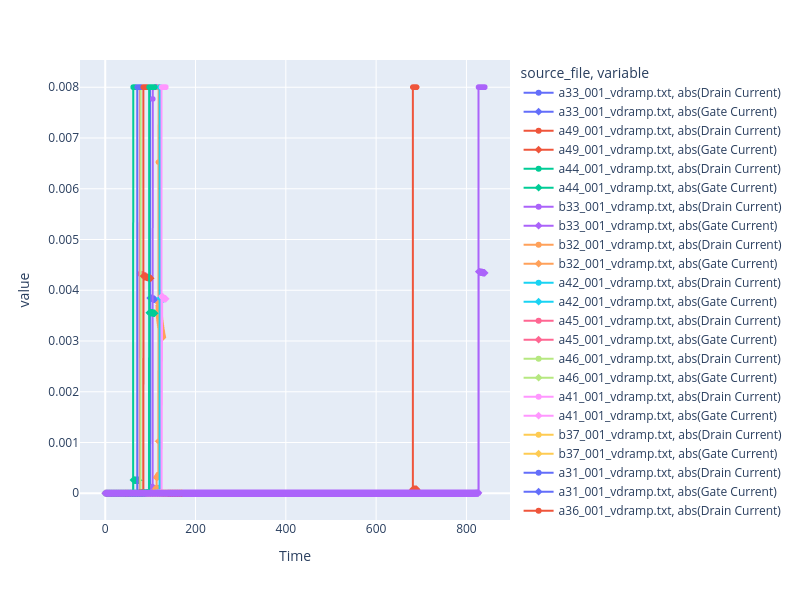

Source (notebook cell):
### Markdown cell above
## Sternberg Data

### Code cell
## Sternberg Data

# Ignore some of the file containing certain keywords, and plot the rest. For example, if the file name contains "_vdramp", we can assume it's Sternberg data and plot it separately.
ignore_keywords = ["dummy", "friday"]  # Add more keywords as needed

sternberg_df = df[df["source_file"].str.contains("_vdramp", case=False, na=False)]

x_col = "Time"
# sort by column x_col
sternberg_df = sternberg_df.sort_values(by=x_col)

if sternberg_df.empty:
    print("No Sternberg data found in the DataFrame.")
else:
    fig_sternberg = px.line(
        sternberg_df,
        x=x_col,
        y=["abs(Drain Current)", "abs(Gate Current)"],
        color="source_file",
        markers=True,
        symbol="variable",
        hover_data=["Time", "Drain Voltage", "Fluence", "Flux"],
    )

    fig_sternberg.update_layout(
        width=800,
        height=600,
        yaxis_type="linear",  # Logarithmic scale for current to better visualize low currents
    )
    fig_sternberg.show()

### Figure 1 — Plotly figure (JSON) as saved in the notebook; plotly's stock layout.template omitted (floating-point values rounded to 4 significant figures; data arrays with more than 128 entries replaced by an {"elided": "..."} marker saying what was removed)
{"data": [{"customdata": {"elided": "195x3 float values"}, "hovertemplate": "source_file=a33_001_vdramp.txt<br>variable=abs(Drain Current)<br>Time=%{x}<br>value=%{y}<br>Drain Voltage=%{customdata[0]}<br>Fluence=%{customdata[1]}<br>Flux=%{customdata[2]}<extra></extra>", "legendgroup": "a33_001_vdramp.txt, abs(Drain Current)", "line": {"color": "#636efa", "dash": "solid"}, "marker": {"symbol": "circle"}, "mode": "lines+markers", "name": "a33_001_vdramp.txt, abs(Drain Current)", "showlegend": true, "type": "scattergl", "x": {"elided": "195 float values"}, "xaxis": "x", "y": {"elided": "195 float values"}, "yaxis": "y"}, {"customdata": {"elided": "195x3 float values"}, "hovertemplate": "source_file=a33_001_vdramp.txt<br>variable=abs(Gate Current)<br>Time=%{x}<br>value=%{y}<br>Drain Voltage=%{customdata[0]}<br>Fluence=%{customdata[1]}<br>Flux=%{customdata[2]}<extra></extra>", "legendgroup": "a33_001_vdramp.txt, abs(Gate Current)", "line": {"color": "#636efa", "dash": "solid"}, "marker": {"symbol": "diamond"}, "mode": "lines+markers", "name": "a33_001_vdramp.txt, abs(Gate Current)", "showlegend": true, "type": "scattergl", "x": {"elided": "195 float values"}, "xaxis": "x", "y": {"elided": "195 float values"}, "yaxis": "y"}, {"customdata": {"elided": "3193x3 float values"}, "hovertemplate": "source_file=a49_001_vdramp.txt<br>variable=abs(Drain Current)<br>Time=%{x}<br>value=%{y}<br>Drain Voltage=%{customdata[0]}<br>Fluence=%{customdata[1]}<br>Flux=%{customdata[2]}<extra></extra>", "legendgroup": "a49_001_vdramp.txt, abs(Drain Current)", "line": {"color": "#EF553B", "dash": "solid"}, "marker": {"symbol": "circle"}, "mode": "lines+markers", "name": "a49_001_vdramp.txt, abs(Drain Current)", "showlegend": true, "type": "scattergl", "x": {"elided": "3193 float values"}, "xaxis": "x", "y": {"elided": "3193 float values"}, "yaxis": "y"}, {"customdata": {"elided": "3193x3 float values"}, "hovertemplate": "source_file=a49_001_vdramp.txt<br>variable=abs(Gate Current)<br>Time=%{x}<br>value=%{y}<br>Drain Voltage=%{customdata[0]}<br>Fluence=%{customdata[1]}<br>Flux=%{customdata[2]}<extra></extra>", "legendgroup": "a49_001_vdramp.txt, abs(Gate Current)", "line": {"color": "#EF553B", "dash": "solid"}, "marker": {"symbol": "diamond"}, "mode": "lines+markers", "name": "a49_001_vdramp.txt, abs(Gate Current)", "showlegend": true, "type": "scattergl", "x": {"elided": "3193 float values"}, "xaxis": "x", "y": {"elided": "3193 float values"}, "yaxis": "y"}, {"customdata": {"elided": "147x3 float values"}, "hovertemplate": "source_file=a44_001_vdramp.txt<br>variable=abs(Drain Current)<br>Time=%{x}<br>value=%{y}<br>Drain Voltage=%{customdata[0]}<br>Fluence=%{customdata[1]}<br>Flux=%{customdata[2]}<extra></extra>", "legendgroup": "a44_001_vdramp.txt, abs(Drain Current)", "line": {"color": "#00cc96", "dash": "solid"}, "marker": {"symbol": "circle"}, "mode": "lines+markers", "name": "a44_001_vdramp.txt, abs(Drain Current)", "showlegend": true, "type": "scattergl", "x": {"elided": "147 float values"}, "xaxis": "x", "y": {"elided": "147 float values"}, "yaxis": "y"}, {"customdata": {"elided": "147x3 float values"}, "hovertemplate": "source_file=a44_001_vdramp.txt<br>variable=abs(Gate Current)<br>Time=%{x}<br>value=%{y}<br>Drain Voltage=%{customdata[0]}<br>Fluence=%{customdata[1]}<br>Flux=%{customdata[2]}<extra></extra>", "legendgroup": "a44_001_vdramp.txt, abs(Gate Current)", "line": {"color": "#00cc96", "dash": "solid"}, "marker": {"symbol": "diamond"}, "mode": "lines+markers", "name": "a44_001_vdramp.txt, abs(Gate Current)", "showlegend": true, "type": "scattergl", "x": {"elided": "147 float values"}, "xaxis": "x", "y": {"elided": "147 float values"}, "yaxis": "y"}, {"customdata": {"elided": "325x3 float values"}, "hovertemplate": "source_file=b33_001_vdramp.txt<br>variable=abs(Drain Current)<br>Time=%{x}<br>value=%{y}<br>Drain Voltage=%{customdata[0]}<br>Fluence=%{customdata[1]}<br>Flux=%{customdata[2]}<extra></extra>", "legendgroup": "b33_001_vdramp.txt, abs(Drain Current)", "line": {"color": "#ab63fa", "dash": "solid"}, "marker": {"symbol": "circle"}, "mode": "lines+markers", "name": "b33_001_vdramp.txt, abs(Drain Current)", "showlegend": true, "type": "scattergl", "x": {"elided": "325 float values"}, "xaxis": "x", "y": {"elided": "325 float values"}, "yaxis": "y"}, {"customdata": {"elided": "325x3 float values"}, "hovertemplate": "source_file=b33_001_vdramp.txt<br>variable=abs(Gate Current)<br>Time=%{x}<br>value=%{y}<br>Drain Voltage=%{customdata[0]}<br>Fluence=%{customdata[1]}<br>Flux=%{customdata[2]}<extra></extra>", "legendgroup": "b33_001_vdramp.txt, abs(Gate Current)", "line": {"color": "#ab63fa", "dash": "solid"}, "marker": {"symbol": "diamond"}, "mode": "lines+markers", "name": "b33_001_vdramp.txt, abs(Gate Current)", "showlegend": true, "type": "scattergl", "x": {"elided": "325 float values"}, "xaxis": "x", "y": {"elided": "325 float values"}, "yaxis": "y"}, {"customdata": {"elided": "337x3 float values"}, "hovertemplate": "source_file=b32_001_vdramp.txt<br>variable=abs(Drain Current)<br>Time=%{x}<br>value=%{y}<br>Drain Voltage=%{customdata[0]}<br>Fluence=%{customdata[1]}<br>Flux=%{customdata[2]}<extra></extra>", "legendgroup": "b32_001_vdramp.txt, abs(Drain Current)", "line": {"color": "#FFA15A", "dash": "solid"}, "marker": {"symbol": "circle"}, "mode": "lines+markers", "name": "b32_001_vdramp.txt, abs(Drain Current)", "showlegend": true, "type": "scattergl", "x": {"elided": "337 float values"}, "xaxis": "x", "y": {"elided": "337 float values"}, "yaxis": "y"}, {"customdata": {"elided": "337x3 float values"}, "hovertemplate": "source_file=b32_001_vdramp.txt<br>variable=abs(Gate Current)<br>Time=%{x}<br>value=%{y}<br>Drain Voltage=%{customdata[0]}<br>Fluence=%{customdata[1]}<br>Flux=%{customdata[2]}<extra></extra>", "legendgroup": "b32_001_vdramp.txt, abs(Gate Current)", "line": {"color": "#FFA15A", "dash": "solid"}, "marker": {"symbol": "diamond"}, "mode": "lines+markers", "name": "b32_001_vdramp.txt, abs(Gate Current)", "showlegend": true, "type": "scattergl", "x": {"elided": "337 float values"}, "xaxis": "x", "y": {"elided": "337 float values"}, "yaxis": "y"}, {"customdata": {"elided": "355x3 float values"}, "hovertemplate": "source_file=a42_001_vdramp.txt<br>variable=abs(Drain Current)<br>Time=%{x}<br>value=%{y}<br>Drain Voltage=%{customdata[0]}<br>Fluence=%{customdata[1]}<br>Flux=%{customdata[2]}<extra></extra>", "legendgroup": "a42_001_vdramp.txt, abs(Drain Current)", "line": {"color": "#19d3f3", "dash": "solid"}, "marker": {"symbol": "circle"}, "mode": "lines+markers", "name": "a42_001_vdramp.txt, abs(Drain Current)", "showlegend": true, "type": "scattergl", "x": {"elided": "355 float values"}, "xaxis": "x", "y": {"elided": "355 float values"}, "yaxis": "y"}, {"customdata": {"elided": "355x3 float values"}, "hovertemplate": "source_file=a42_001_vdramp.txt<br>variable=abs(Gate Current)<br>Time=%{x}<br>value=%{y}<br>Drain Voltage=%{customdata[0]}<br>Fluence=%{customdata[1]}<br>Flux=%{customdata[2]}<extra></extra>", "legendgroup": "a42_001_vdramp.txt, abs(Gate Current)", "line": {"color": "#19d3f3", "dash": "solid"}, "marker": {"symbol": "diamond"}, "mode": "lines+markers", "name": "a42_001_vdramp.txt, abs(Gate Current)", "showlegend": true, "type": "scattergl", "x": {"elided": "355 float values"}, "xaxis": "x", "y": {"elided": "355 float values"}, "yaxis": "y"}, {"customdata": {"elided": "260x3 float values"}, "hovertemplate": "source_file=a45_001_vdramp.txt<br>variable=abs(Drain Current)<br>Time=%{x}<br>value=%{y}<br>Drain Voltage=%{customdata[0]}<br>Fluence=%{customdata[1]}<br>Flux=%{customdata[2]}<extra></extra>", "legendgroup": "a45_001_vdramp.txt, abs(Drain Current)", "line": {"color": "#FF6692", "dash": "solid"}, "marker": {"symbol": "circle"}, "mode": "lines+markers", "name": "a45_001_vdramp.txt, abs(Drain Current)", "showlegend": true, "type": "scattergl", "x": {"elided": "260 float values"}, "xaxis": "x", "y": {"elided": "260 float values"}, "yaxis": "y"}, {"customdata": {"elided": "260x3 float values"}, "hovertemplate": "source_file=a45_001_vdramp.txt<br>variable=abs(Gate Current)<br>Time=%{x}<br>value=%{y}<br>Drain Voltage=%{customdata[0]}<br>Fluence=%{customdata[1]}<br>Flux=%{customdata[2]}<extra></extra>", "legendgroup": "a45_001_vdramp.txt, abs(Gate Current)", "line": {"color": "#FF6692", "dash": "solid"}, "marker": {"symbol": "diamond"}, "mode": "lines+markers", "name": "a45_001_vdramp.txt, abs(Gate Current)", "showlegend": true, "type": "scattergl", "x": {"elided": "260 float values"}, "xaxis": "x", "y": {"elided": "260 float values"}, "yaxis": "y"}, {"customdata": {"elided": "247x3 float values"}, "hovertemplate": "source_file=a46_001_vdramp.txt<br>variable=abs(Drain Current)<br>Time=%{x}<br>value=%{y}<br>Drain Voltage=%{customdata[0]}<br>Fluence=%{customdata[1]}<br>Flux=%{customdata[2]}<extra></extra>", "legendgroup": "a46_001_vdramp.txt, abs(Drain Current)", "line": {"color": "#B6E880", "dash": "solid"}, "marker": {"symbol": "circle"}, "mode": "lines+markers", "name": "a46_001_vdramp.txt, abs(Drain Current)", "showlegend": true, "type": "scattergl", "x": {"elided": "247 float values"}, "xaxis": "x", "y": {"elided": "247 float values"}, "yaxis": "y"}, {"customdata": {"elided": "247x3 float values"}, "hovertemplate": "source_file=a46_001_vdramp.txt<br>variable=abs(Gate Current)<br>Time=%{x}<br>value=%{y}<br>Drain Voltage=%{customdata[0]}<br>Fluence=%{customdata[1]}<br>Flux=%{customdata[2]}<extra></extra>", "legendgroup": "a46_001_vdramp.txt, abs(Gate Current)", "line": {"color": "#B6E880", "dash": "solid"}, "marker": {"symbol": "diamond"}, "mode": "lines+markers", "name": "a46_001_vdramp.txt, abs(Gate Current)", "showlegend": true, "type": "scattergl", "x": {"elided": "247 float values"}, "xaxis": "x", "y": {"elided": "247 float values"}, "yaxis": "y"}, {"customdata": {"elided": "368x3 float values"}, "hovertemplate": "source_file=a41_001_vdramp.txt<br>variable=abs(Drain Current)<br>Time=%{x}<br>value=%{y}<br>Drain Voltage=%{customdata[0]}<br>Fluence=%{customdata[1]}<br>Flux=%{customdata[2]}<extra></extra>", "legendgroup": "a41_001_vdramp.txt, abs(Drain Current)", "line": {"color": "#FF97FF", "dash": "solid"}, "marker": {"symbol": "circle"}, "mode": "lines+markers", "name": "a41_001_vdramp.txt, abs(Drain Current)", "showlegend": true, "type": "scattergl", "x": {"elided": "368 float values"}, "xaxis": "x", "y": {"elided": "368 float values"}, "yaxis": "y"}, {"customdata": {"elided": "368x3 float values"}, "hovertemplate": "source_file=a41_001_vdramp.txt<br>variable=abs(Gate Current)<br>Time=%{x}<br>value=%{y}<br>Drain Voltage=%{customdata[0]}<br>Fluence=%{customdata[1]}<br>Flux=%{customdata[2]}<extra></extra>", "legendgroup": "a41_001_vdramp.txt, abs(Gate Current)", "line": {"color": "#FF97FF", "dash": "solid"}, "marker": {"symbol": "diamond"}, "mode": "lines+markers", "name": "a41_001_vdramp.txt, abs(Gate Current)", "showlegend": true, "type": "scattergl", "x": {"elided": "368 float values"}, "xaxis": "x", "y": {"elided": "368 float values"}, "yaxis": "y"}, {"customdata": {"elided": "98x3 float values"}, "hovertemplate": "source_file=b37_001_vdramp.txt<br>variable=abs(Drain Current)<br>Time=%{x}<br>value=%{y}<br>Drain Voltage=%{customdata[0]}<br>Fluence=%{customdata[1]}<br>Flux=%{customdata[2]}<extra></extra>", "legendgroup": "b37_001_vdramp.txt, abs(Drain Current)", "line": {"color": "#FECB52", "dash": "solid"}, "marker": {"symbol": "circle"}, "mode": "lines+markers", "name": "b37_001_vdramp.txt, abs(Drain Current)", "showlegend": true, "type": "scattergl", "x": [0.01686, 2.515, 3.917, 5.317, 6.717, 8.118, 9.518, 10.92, 12.32, 13.72, 15.12, 16.56, 17.96, 19.36, 20.76, 22.16, 23.56, 24.96, 26.36, 27.76, 29.17, 30.57, 31.97, 33.42, 34.82, 36.23, 37.63, 39.03, 40.43, 41.84, 43.24, 44.64, 46.04, 47.45, 48.85, 50.3, 51.7, 53.11, 54.51, 55.92, 57.31, 58.72, 60.12, 61.53, 62.93, 64.34, 65.75, 67.19, 68.6, 70.0, 71.4, 72.81, 74.2, 75.61, 77.01, 78.42, 79.82, 81.23, 82.63, 84.08, 85.48, 86.89, 88.29, 89.7, 91.11, 92.51, 93.92, 95.32, 96.72, 98.13, 99.53, 101.0, 102.4, 103.8, 105.2, 106.6, 108.0, 109.4, 110.8, 112.2, 113.6, 115.0, 116.4, 117.9, 119.3, 120.7, 122.1, 123.5, 124.9, 126.3, 127.7, 129.1, 130.5, 131.9, 133.3, 134.8, 136.2, 137.6], "xaxis": "x", "y": [3.369e-12, 2.043e-12, 1.64e-11, 8.342e-12, 2.295e-11, 1.528e-11, 6.412e-12, 1.381e-11, 1.657e-11, 1.538e-13, 6.551e-11, 2.706e-12, 3.323e-11, 2.597e-11, 3.824e-11, 2.473e-11, 7.158e-12, 5.399e-11, 2.456e-11, 4.628e-11, 2.552e-09, 2.186e-09, 1.677e-09, 2.419e-09, 1.512e-09, 1.979e-09, 2.156e-09, 1.843e-09, 1.539e-09, 2.157e-09, 2.508e-09, 1.912e-09, 1.827e-09, 1.951e-09, 7.732e-10, 1.515e-09, 1.911e-09, 1.636e-09, 1.38e-09, 1.866e-09, 2.007e-09, 1.36e-09, 1.775e-09, 1.11e-09, 1.259e-09, 1.807e-09, 9.826e-10, 9.255e-10, 1.138e-09, 1.039e-09, 1.283e-09, 1.993e-09, 2e-09, 1.309e-09, 1.851e-09, 1.221e-09, 7.6e-10, 9.179e-10, 1.86e-09, 1.277e-09, 1.093e-09, 1.134e-09, 9.719e-10, 9.645e-10, 2.657e-10, 4.098e-10, 1.455e-09, 3.087e-10, 1.266e-09, 1.456e-09, 1.27e-09, 4.364e-10, 1.741e-09, 7.473e-10, 5.594e-10, 9.85e-10, 4.596e-10, 1.614e-09, 7.165e-13, 1.355e-09, 4.546e-10, 9.711e-10, 8.281e-10, 5.871e-10, 1.147e-09, 5.237e-10, 1.354e-09, 3.971e-10, 1.051e-09, 8.006e-10, 1.345e-09, 3.686e-10, 9.425e-10, 5.84e-10, 7.283e-10, 9.293e-10, 4.574e-10, 2.141e-10], "yaxis": "y"}, {"customdata": {"elided": "98x3 float values"}, "hovertemplate": "source_file=b37_001_vdramp.txt<br>variable=abs(Gate Current)<br>Time=%{x}<br>value=%{y}<br>Drain Voltage=%{customdata[0]}<br>Fluence=%{customdata[1]}<br>Flux=%{customdata[2]}<extra></extra>", "legendgroup": "b37_001_vdramp.txt, abs(Gate Current)", "line": {"color": "#FECB52", "dash": "solid"}, "marker": {"symbol": "diamond"}, "mode": "lines+markers", "name": "b37_001_vdramp.txt, abs(Gate Current)", "showlegend": true, "type": "scattergl", "x": [0.01686, 2.515, 3.917, 5.317, 6.717, 8.118, 9.518, 10.92, 12.32, 13.72, 15.12, 16.56, 17.96, 19.36, 20.76, 22.16, 23.56, 24.96, 26.36, 27.76, 29.17, 30.57, 31.97, 33.42, 34.82, 36.23, 37.63, 39.03, 40.43, 41.84, 43.24, 44.64, 46.04, 47.45, 48.85, 50.3, 51.7, 53.11, 54.51, 55.92, 57.31, 58.72, 60.12, 61.53, 62.93, 64.34, 65.75, 67.19, 68.6, 70.0, 71.4, 72.81, 74.2, 75.61, 77.01, 78.42, 79.82, 81.23, 82.63, 84.08, 85.48, 86.89, 88.29, 89.7, 91.11, 92.51, 93.92, 95.32, 96.72, 98.13, 99.53, 101.0, 102.4, 103.8, 105.2, 106.6, 108.0, 109.4, 110.8, 112.2, 113.6, 115.0, 116.4, 117.9, 119.3, 120.7, 122.1, 123.5, 124.9, 126.3, 127.7, 129.1, 130.5, 131.9, 133.3, 134.8, 136.2, 137.6], "xaxis": "x", "y": [4.424e-13, 7.511e-13, 1.746e-12, 3.071e-13, 1.846e-12, 5.017e-13, 2.365e-13, 5.596e-14, 6.711e-15, 6.342e-13, 6.472e-13, 2.558e-13, 3.291e-13, 1.006e-12, 6.475e-13, 7.976e-13, 2.497e-12, 1.783e-13, 1.004e-12, 2.803e-11, 1.267e-11, 8.145e-12, 6.809e-12, 5.465e-12, 5.232e-12, 3.984e-12, 2.883e-12, 2.895e-12, 3.006e-12, 3.785e-12, 2.675e-12, 3.088e-12, 2.616e-12, 3.285e-12, 3.592e-12, 2.584e-12, 1.021e-12, 1.975e-12, 2.391e-12, 2.185e-12, 1.952e-12, 2.082e-12, 2.028e-12, 2.987e-12, 3.316e-12, 3.055e-12, 2.775e-12, 1.931e-12, 1.182e-12, 1.777e-12, 2.075e-12, 1.852e-12, 2.205e-12, 2.117e-12, 2.01e-12, 2.779e-12, 2.905e-12, 1.856e-12, 3.067e-12, 1.728e-12, 1.786e-12, 2.366e-12, 2.261e-12, 2.061e-12, 1.857e-12, 2.823e-12, 2.471e-12, 2.436e-12, 2.245e-12, 1.412e-12, 2.12e-12, 2.933e-12, 2.131e-12, 2.351e-12, 1.904e-12, 1.846e-12, 3.793e-12, 2.616e-12, 2.558e-12, 2.116e-12, 1.543e-12, 1.515e-12, 2.296e-12, 1.866e-12, 2.159e-12, 2.225e-12, 3.085e-12, 2.505e-12, 2.242e-12, 1.938e-12, 1.927e-12, 3.048e-12, 2.14e-12, 1.699e-12, 2.328e-12, 2.661e-12, 3.07e-12, 2.544e-12], "yaxis": "y"}, {"customdata": {"elided": "175x3 float values"}, "hovertemplate": "source_file=a31_001_vdramp.txt<br>variable=abs(Drain Current)<br>Time=%{x}<br>value=%{y}<br>Drain Voltage=%{customdata[0]}<br>Fluence=%{customdata[1]}<br>Flux=%{customdata[2]}<extra></extra>", "legendgroup": "a31_001_vdramp.txt, abs(Drain Current)", "line": {"color": "#636efa", "dash": "solid"}, "marker": {"symbol": "circle"}, "mode": "lines+markers", "name": "a31_001_vdramp.txt, abs(Drain Current)", "showlegend": true, "type": "scattergl", "x": {"elided": "175 float values"}, "xaxis": "x", "y": {"elided": "175 float values"}, "yaxis": "y"}, {"customdata": {"elided": "175x3 float values"}, "hovertemplate": "source_file=a31_001_vdramp.txt<br>variable=abs(Gate Current)<br>Time=%{x}<br>value=%{y}<br>Drain Voltage=%{customdata[0]}<br>Fluence=%{customdata[1]}<br>Flux=%{customdata[2]}<extra></extra>", "legendgroup": "a31_001_vdramp.txt, abs(Gate Current)", "line": {"color": "#636efa", "dash": "solid"}, "marker": {"symbol": "diamond"}, "mode": "lines+markers", "name": "a31_001_vdramp.txt, abs(Gate Current)", "showlegend": true, "type": "scattergl", "x": {"elided": "175 float values"}, "xaxis": "x", "y": {"elided": "175 float values"}, "yaxis": "y"}, {"customdata": {"elided": "323x3 float values"}, "hovertemplate": "source_file=a36_001_vdramp.txt<br>variable=abs(Drain Current)<br>Time=%{x}<br>value=%{y}<br>Drain Voltage=%{customdata[0]}<br>Fluence=%{customdata[1]}<br>Flux=%{customdata[2]}<extra></extra>", "legendgroup": "a36_001_vdramp.txt, abs(Drain Current)", "line": {"color": "#EF553B", "dash": "solid"}, "marker": {"symbol": "circle"}, "mode": "lines+markers", "name": "a36_001_vdramp.txt, abs(Drain Current)", "showlegend": true, "type": "scattergl", "x": {"elided": "323 float values"}, "xaxis": "x", "y": {"elided": "323 float values"}, "yaxis": "y"}, {"customdata": {"elided": "323x3 float values"}, "hovertemplate": "source_file=a36_001_vdramp.txt<br>variable=abs(Gate Current)<br>Time=%{x}<br>value=%{y}<br>Drain Voltage=%{customdata[0]}<br>Fluence=%{customdata[1]}<br>Flux=%{customdata[2]}<extra></extra>", "legendgroup": "a36_001_vdramp.txt, abs(Gate Current)", "line": {"color": "#EF553B", "dash": "solid"}, "marker": {"symbol": "diamond"}, "mode": "lines+markers", "name": "a36_001_vdramp.txt, abs(Gate Current)", "showlegend": true, "type": "scattergl", "x": {"elided": "323 float values"}, "xaxis": "x", "y": {"elided": "323 float values"}, "yaxis": "y"}, {"customdata": {"elided": "326x3 float values"}, "hovertemplate": "source_file=a35_001_vdramp.txt<br>variable=abs(Drain Current)<br>Time=%{x}<br>value=%{y}<br>Drain Voltage=%{customdata[0]}<br>Fluence=%{customdata[1]}<br>Flux=%{customdata[2]}<extra></extra>", "legendgroup": "a35_001_vdramp.txt, abs(Drain Current)", "line": {"color": "#00cc96", "dash": "solid"}, "marker": {"symbol": "circle"}, "mode": "lines+markers", "name": "a35_001_vdramp.txt, abs(Drain Current)", "showlegend": true, "type": "scattergl", "x": {"elided": "326 float values"}, "xaxis": "x", "y": {"elided": "326 float values"}, "yaxis": "y"}, {"customdata": {"elided": "326x3 float values"}, "hovertemplate": "source_file=a35_001_vdramp.txt<br>variable=abs(Gate Current)<br>Time=%{x}<br>value=%{y}<br>Drain Voltage=%{customdata[0]}<br>Fluence=%{customdata[1]}<br>Flux=%{customdata[2]}<extra></extra>", "legendgroup": "a35_001_vdramp.txt, abs(Gate Current)", "line": {"color": "#00cc96", "dash": "solid"}, "marker": {"symbol": "diamond"}, "mode": "lines+markers", "name": "a35_001_vdramp.txt, abs(Gate Current)", "showlegend": true, "type": "scattergl", "x": {"elided": "326 float values"}, "xaxis": "x", "y": {"elided": "326 float values"}, "yaxis": "y"}, {"customdata": {"elided": "3451x3 float values"}, "hovertemplate": "source_file=a47_001_vdramp.txt<br>variable=abs(Drain Current)<br>Time=%{x}<br>value=%{y}<br>Drain Voltage=%{customdata[0]}<br>Fluence=%{customdata[1]}<br>Flux=%{customdata[2]}<extra></extra>", "legendgroup": "a47_001_vdramp.txt, abs(Drain Current)", "line": {"color": "#ab63fa", "dash": "solid"}, "marker": {"symbol": "circle"}, "mode": "lines+markers", "name": "a47_001_vdramp.txt, abs(Drain Current)", "showlegend": true, "type": "scattergl", "x": {"elided": "3451 float values"}, "xaxis": "x", "y": {"elided": "3451 float values"}, "yaxis": "y"}, {"customdata": {"elided": "3451x3 float values"}, "hovertemplate": "source_file=a47_001_vdramp.txt<br>variable=abs(Gate Current)<br>Time=%{x}<br>value=%{y}<br>Drain Voltage=%{customdata[0]}<br>Fluence=%{customdata[1]}<br>Flux=%{customdata[2]}<extra></extra>", "legendgroup": "a47_001_vdramp.txt, abs(Gate Current)", "line": {"color": "#ab63fa", "dash": "solid"}, "marker": {"symbol": "diamond"}, "mode": "lines+markers", "name": "a47_001_vdramp.txt, abs(Gate Current)", "showlegend": true, "type": "scattergl", "x": {"elided": "3451 float values"}, "xaxis": "x", "y": {"elided": "3451 float values"}, "yaxis": "y"}], "layout": {"height": 600, "legend": {"title": {"text": "source_file, variable"}, "tracegroupgap": 0}, "margin": {"t": 60}, "width": 800, "xaxis": {"anchor": "y", "domain": [0, 1], "title": {"text": "Time"}}, "yaxis": {"anchor": "x", "domain": [0, 1], "title": {"text": "value"}, "type": "linear"}}}
